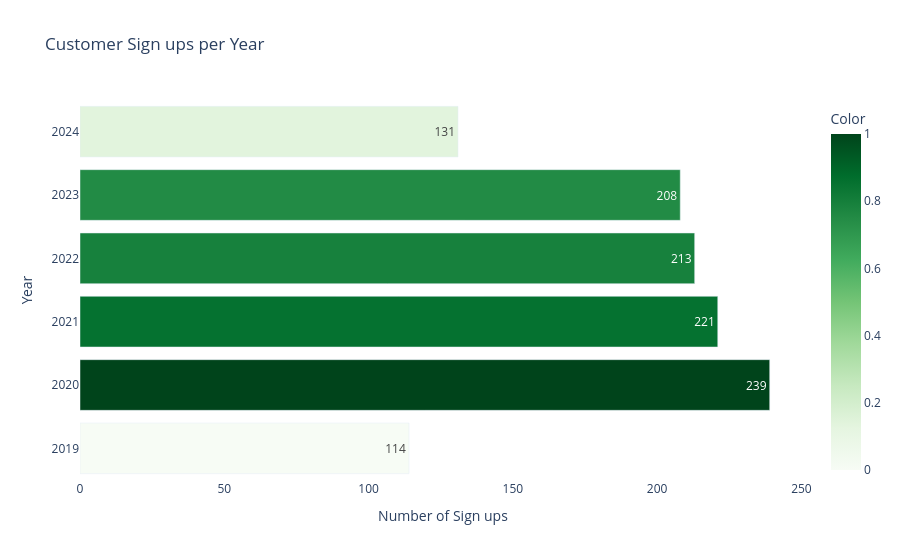

The notebook cell saved with this chart:
### Code cell
# Ensure the SignupDate column is in datetime format
final_combined_dataset['SignupDate'] = pd.to_datetime(final_combined_dataset['SignupDate'], errors='coerce')

# Create a copy of the DataFrame to avoid the SettingWithCopyWarning
df_copy = final_combined_dataset.copy()

# Extract Year from SignupDate
df_copy['Year'] = df_copy['SignupDate'].dt.year

# Group by Year, counting unique CustomerIDs
signup_count = df_copy.groupby('Year').agg({'CustomerID': 'nunique'}).reset_index()

# Determine the color gradient based on the count of unique CustomerID
max_count = signup_count['CustomerID'].max()
min_count = signup_count['CustomerID'].min()

# Normalize the color scale: highest count gets the darkest, lowest count gets the lightest
signup_count['Color'] = signup_count['CustomerID'].apply(
    lambda x: (x - min_count) / (max_count - min_count)  # Normalized scale between 0 and 1
)

# Plotting
fig = px.bar(
    signup_count,
    x='CustomerID',
    y='Year',
    orientation='h',  # Horizontal bars
    title="Customer Sign ups per Year",
    labels={'CustomerID': 'Number of Sign ups', 'Year': 'Year'},
    color='Color',  # Color by normalized count
    color_continuous_scale='Greens',  # Use a green gradient where darkest = highest count
    text='CustomerID',  # Adding count annotations on the bars
)

# Remove color from tooltip
fig.update_traces(hovertemplate='Year: %{y}<br>Signups: %{x}<extra></extra>')  # Custom hover text

# Update layout
fig.update_layout(
    plot_bgcolor='white',
    xaxis_title="Number of Sign ups",
    yaxis_title="Year",
    showlegend=False,  # Hide the legend for a cleaner look
)

# Show the figure
fig.show()

### Figure 1 — Plotly figure (JSON) as saved in the notebook; plotly's stock layout.template omitted (floating-point values rounded to 4 significant figures)
{"data": [{"alignmentgroup": "True", "hovertemplate": "Year: %{y}<br>Signups: %{x}<extra></extra>", "legendgroup": "", "marker": {"color": [0, 1, 0.856, 0.792, 0.752, 0.136], "coloraxis": "coloraxis", "pattern": {"shape": ""}}, "name": "", "offsetgroup": "", "orientation": "h", "showlegend": false, "text": [114, 239, 221, 213, 208, 131], "textposition": "auto", "type": "bar", "x": [114, 239, 221, 213, 208, 131], "xaxis": "x", "y": [2019, 2020, 2021, 2022, 2023, 2024], "yaxis": "y"}], "layout": {"autosize": true, "barmode": "relative", "coloraxis": {"colorbar": {"title": {"text": "Color"}}, "colorscale": [[0, "rgb(247,252,245)"], [0.125, "rgb(229,245,224)"], [0.25, "rgb(199,233,192)"], [0.375, "rgb(161,217,155)"], [0.5, "rgb(116,196,118)"], [0.625, "rgb(65,171,93)"], [0.75, "rgb(35,139,69)"], [0.875, "rgb(0,109,44)"], [1, "rgb(0,68,27)"]]}, "legend": {"tracegroupgap": 0}, "plot_bgcolor": "white", "showlegend": false, "title": {"text": "Customer Sign ups per Year"}, "xaxis": {"anchor": "y", "autorange": true, "domain": [0, 1], "range": [0, 251.6], "title": {"text": "Number of Sign ups"}, "type": "linear"}, "yaxis": {"anchor": "x", "autorange": true, "domain": [0, 1], "range": [2018.0, 2024.0], "title": {"text": "Year"}, "type": "linear"}}}
